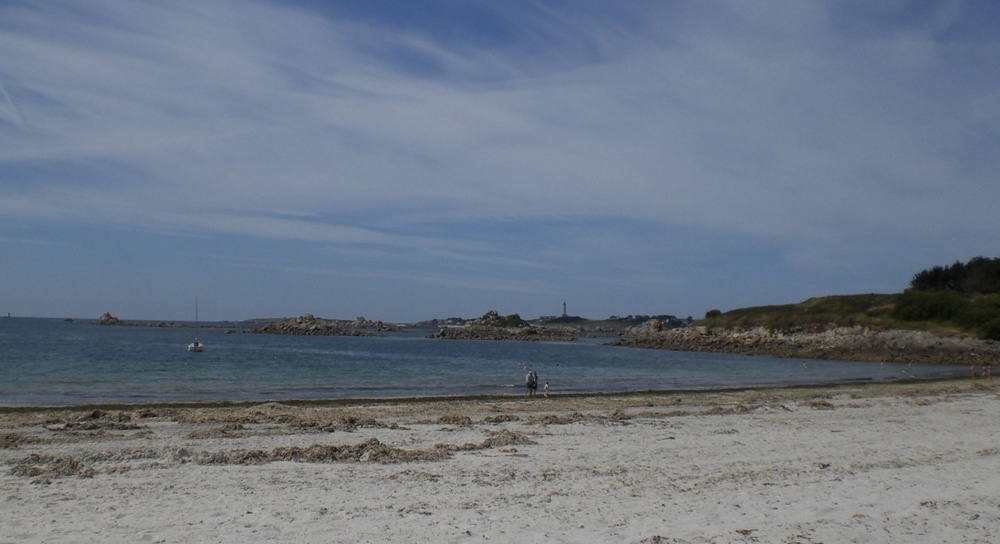
#> input picture images/transformations/batz.jpg, 1000 x 544 px, shrunk from 1743 x 948 before the run
$ python transformations.py
#> lines starting #> are read from the running program, lines starting #| are printed output that depends on the picture
from PIL import Image, ImageDraw

filename = "./batz.jpg"

with Image.open(filename) as source_img:
#> source_img is the input picture: PIL image 1000x544 RGB; mean R, G, B 108.5, 119, 133.1
    source_img.load()


# img.show()

# !!! The source image is supposed to be RGB (not RGBA (see special png files))
# img.getbands()

def transfo_boulanger(img: Image) -> Image:
    new_image = Image.new('RGB', img.size, (255, 255, 255))
    width, height = img.size

    for x in range(width):
        for y in range(height):
            color = img.getpixel((x, y))
            if y == height - 1 and height % 2 == 1:
                new_x, new_y = x, y
            else:
                if y % 2 == 0:
                    new_x = x * 2
                else:
                    new_x = 1 + x * 2

                new_y = y // 2

                if new_x >= width:
                    new_x -= width
                    new_y += height // 2

            # Put the source pixel in the target place (new_x, new_y)
            new_image.putpixel((new_x, new_y), color)

    return new_image


def transfo_photomaton(img: Image) -> Image:
    new_image = Image.new('RGB', img.size, (255, 255, 255))
#> new_image: PIL image 1000x544 RGB; every value is 255
    width, height = img.size
#> width = 1000; height = 544

    for x in range(width):
        for y in range(height):
            color = img.getpixel((x, y))
            if (x == width - 1 and width % 2 == 1) or (y == height - 1 and height % 2 == 1):
                new_x, new_y = x, y
                zone_x, zone_y = 0, 0
            else:
                if x % 2 == 0:
                    new_x = x // 2
                    zone_x = 0
                else:
                    new_x = width // 2 + x // 2
                    zone_x = 1

                if y % 2 == 0:
                    new_y = y // 2
                    zone_y = 0
                else:
                    new_y = height // 2 + y // 2
                    zone_y = 1

            # Put the source pixel in the target place (new_x, new_y)
            color_r, color_g, color_b = color
            new_color = color

            # Change the color according to the zone
            # if zone_x == zone_y == 0:
            #     # NW
            #     pass
            # elif zone_x == 1 and zone_y == 0:
            #     # NE : R <-> G
            #     new_color = (color_g, color_r, color_b)
            # elif zone_x == 0 and zone_y == 1:
            #     # SW : G <-> B
            #     new_color = (color_r, color_b, color_g)
            # elif zone_x == 1 and zone_y == 1:
            #     # SE : R <-> B
            #     new_color = (color_b, color_g, color_r)

            new_image.putpixel((new_x, new_y), new_color)
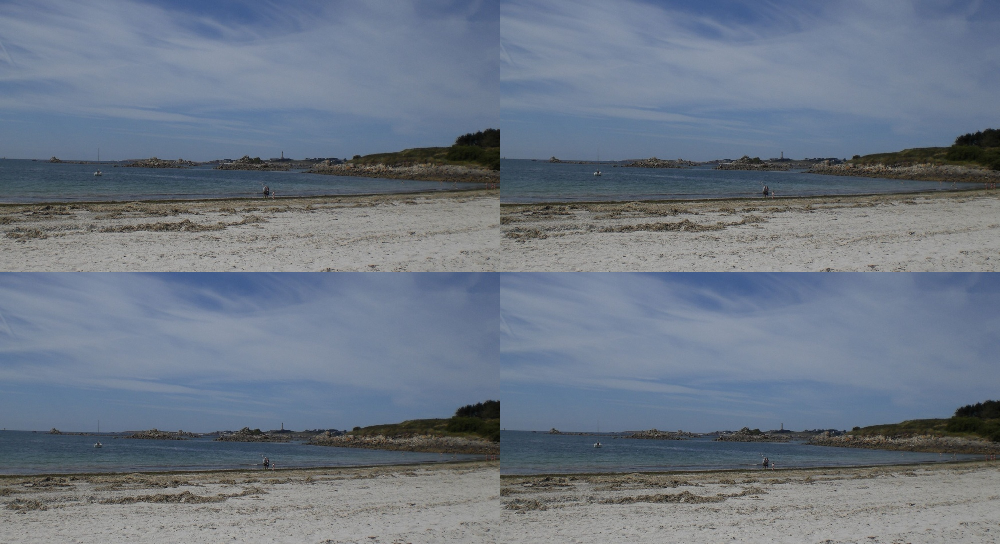
#> new_image: PIL image 1000x544 RGB; mean R, G, B 108.5, 119, 133.1

    return new_image


# target_image = transfo_boulanger(source_img)
target_image = transfo_photomaton(source_img)
target_image.show()
